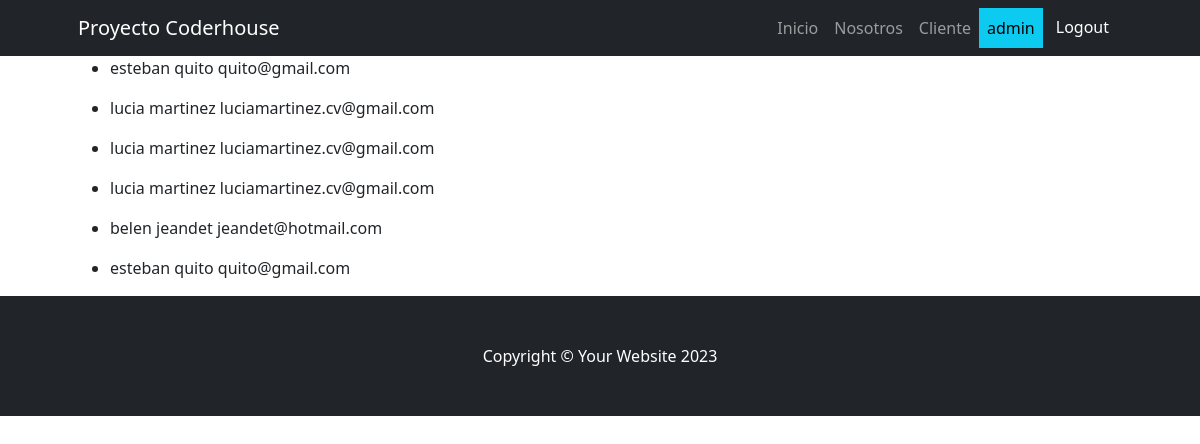
The page /clientes/profesor-list/ (signed in) on the database its author committed.
### cliente/models.py (models this page shows, shortened)
class Profesor(models.Model):
    nombre = models.CharField(max_length=100)
    apellido = models.CharField(max_length=100)
    email = models.EmailField()

### cliente/views.py (the view)
# urls.py: path('profesor-list/', views.profesor_list, name='profesor-list'),
def profesor_list(request):
    consulta = models.Profesor.objects.all()
    contexto = {"profesores": consulta}
    return render(request, "cliente/Profesor_list.html" , contexto)

### cliente/templates/cliente/Profesor_list.html
{% extends 'core/base.html' %}
{% block content %}
    {% for Profesor in profesores %}
        <ul>
            <li>
                {{Profesor.nombre}}
                {{Profesor.apellido}}
                {{Profesor.email}}
            </li>
        </ul>
    {% endfor %}
{% endblock content %}

### core/templates/core/navbar.html (shortened to what this page needs)
<nav class="navbar navbar-expand-lg navbar-dark bg-dark">
    <div class="container px-5">
        <a class="navbar-brand">Proyecto Coderhouse</a>
        <div class="collapse navbar-collapse" id="navbarSupportedContent">
            <ul class="navbar-nav ms-auto mb-2 mb-lg-0">
                <li class="nav-item"><a class="nav-link {% if request.path == '/' %} active {% endif %}" href="{% url 'core:index' %}">Inicio</a></li>
                <li class="nav-item"><a class="nav-link {% if '/about/' in request.path %} active {% endif %}" href="{% url 'core:about' %}">Nosotros</a></li>
                {% if user.is_authenticated %}
                    <li class="nav-item"><a class="nav-link {% if '/cliente/' in request.path %} active {% endif %} " href="{% url 'cliente:index' %}">Cliente</a></li>
                    <li class="nav-item"><a class="nav-link text-bg-info">{{ user.username }}</a></li>
                    <li class="nav-item">
                        <form action="{% url 'core:logout' %}" method="post">
                            <button type="submit" class="btn btn-dark">Logout</button>
                        </form>
                    </li>
                {% else %}
                    <li class="nav-item"><a class="nav-link {% if '/login/' in request.path %} active {% endif %} " href="{% url 'core:login' %}">Login</a></li>
                    <li class="nav-item"><a class="nav-link {% if '/register/' in request.path %} active {% endif %} " href="{% url 'core:register' %}">Register</a></li>
                {% endif %}
            </ul>
        </div>
    </div>
</nav>

### rows shown on the page
Profesor: nombre "esteban", apellido "quito", email "quito@gmail.com"
Profesor: nombre "lucia", apellido "martinez", email "luciamartinez.cv@gmail.com"
Profesor: nombre "lucia", apellido "martinez", email "luciamartinez.cv@gmail.com"
Profesor: nombre "lucia", apellido "martinez", email "luciamartinez.cv@gmail.com"
Profesor: nombre "belen", apellido "jeandet", email "jeandet@hotmail.com"
Profesor: nombre "esteban", apellido "quito", email "quito@gmail.com"

### other values the page prints
{{ user.username }} "admin"
